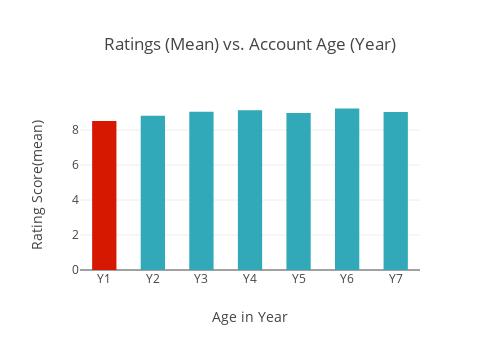

The code cell stored with this chart in its notebook:
### Code cell
year=pd.DataFrame(nps_age.groupby(['Age_Year2'])['Q5_Score'].mean()).reset_index()
data = [go.Bar(
    y=year['Q5_Score'],
    x=year['Age_Year2'],
    marker=dict(color=['#D61800','#31A9B8','#31A9B8','#31A9B8','#31A9B8','#31A9B8','#31A9B8']),
)]
layout = go.Layout(
    title="Ratings (Mean) vs. Account Age (Year)",
    xaxis=dict(title='Age in Year',tickmode = 'linear', categoryorder='array', side='bottom',type="category"),
    width=500,
    height=350,
    autosize=False,
    #yaxis=dict ( tickmode = 'linear',autorange="reversed",type="category")
    yaxis=dict(
            title='Rating Score(mean)'
        ),
    bargap=0.5,
    font=dict(size=12))


fig = go.Figure(data=data,layout=layout)

iplot(fig,show_link=False)
offline.plot(fig,image_height=400,image_width=650,image='png')

### Figure 1 — Plotly figure (JSON) as saved in the notebook; plotly's stock layout.template omitted (floating-point values rounded to 4 significant figures)
{"data": [{"marker": {"color": ["#D61800", "#31A9B8", "#31A9B8", "#31A9B8", "#31A9B8", "#31A9B8", "#31A9B8"]}, "type": "bar", "x": ["Y1", "Y2", "Y3", "Y4", "Y5", "Y6", "Y7"], "y": [8.516, 8.817, 9.04, 9.136, 8.978, 9.232, 9.03]}], "layout": {"autosize": false, "bargap": 0.5, "font": {"size": 12}, "height": 350, "title": "Ratings (Mean) vs. Account Age (Year)", "width": 500, "xaxis": {"categoryorder": "array", "side": "bottom", "tickmode": "linear", "title": "Age in Year", "type": "category"}, "yaxis": {"title": "Rating Score(mean)"}}}
